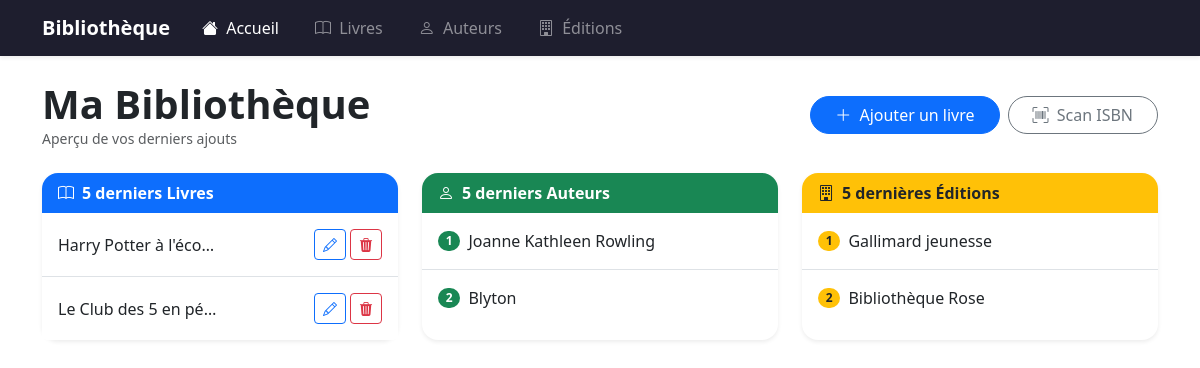
The app's page /, older data.
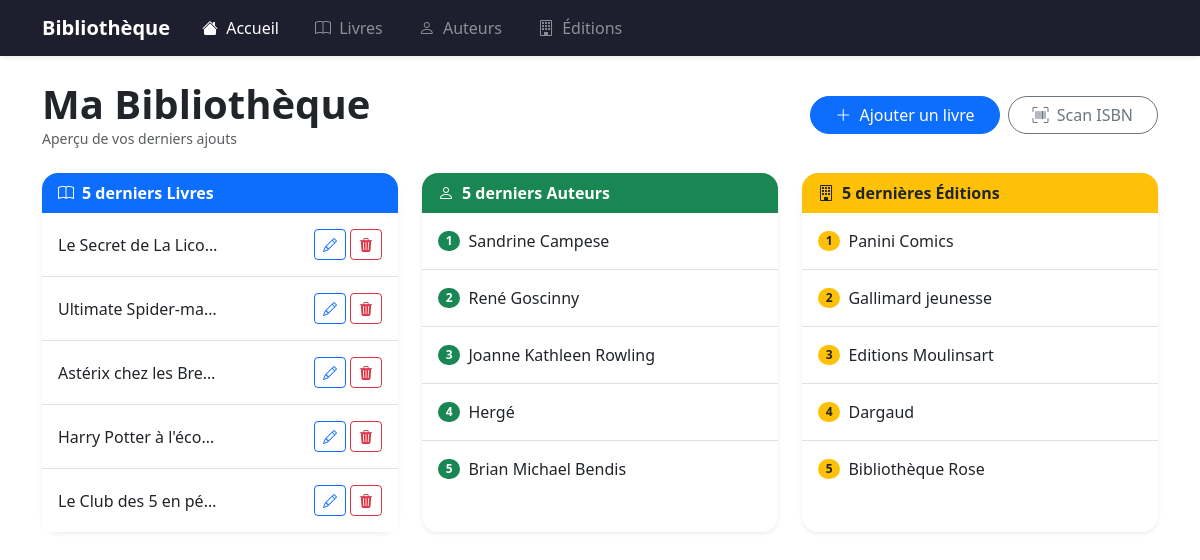
The same page, newer data.
### bibliotheque/models.py (models this page shows, shortened)
class Livre(models.Model):
    titre = models.CharField(max_length=250)
    description = models.TextField()
    date_parution = models.PositiveIntegerField("Date de Parution")
    isbn = models.CharField(max_length=20)
    auteur = models.ManyToManyField(Auteur)
    categorie = models.ForeignKey(Categorie, on_delete=models.CASCADE)
    edition = models.ForeignKey(Edition, on_delete=models.CASCADE)
    def __str__(self):
        return self.titre

class Auteur(models.Model):
    nom = models.CharField(max_length=255)
    def __str__(self):
        return self.nom

class Edition(models.Model):
    libelle = models.CharField(max_length=200)
    def __str__(self):
        return self.libelle

### bibliotheque/views.py (the view)
# urls.py: path("", views.IndexViews.as_view(), name="index"),
class IndexViews(generic.ListView):
    context_object_name = "livres"
    model = Livre
    def get_queryset(self):
        return Livre.objects.order_by("-id")[:5]
    def get_context_data(self, **kwargs):
        context = super().get_context_data(**kwargs)
        context["auteur"] = Auteur.objects.all().order_by("-nom")[:5]
        context["edition"] = Edition.objects.all().order_by("-libelle")[:5]
        return context

### bibliotheque/templates/bibliotheque/livre_list.html
{% extends 'bibliotheque/base.html' %}
{% block content %}
<div class="d-flex justify-content-between align-items-center mb-4">
  <div>
    <h1 class="fw-bold mb-0">Ma Bibliothèque</h1>
    <p class="text-muted small mb-0">Aperçu de vos derniers ajouts</p>
  </div>
  <div class="d-flex gap-2">
    <a href="{% url 'bibliotheque:ajouter' %}" class="btn btn-primary rounded-pill px-4">
      <i class="bi bi-plus-lg me-1"></i> Ajouter un livre
    </a>
    <a href="{% url 'bibliotheque:isbn' %}" class="btn btn-outline-secondary rounded-pill px-4">
      <i class="bi bi-upc-scan me-1"></i> Scan ISBN
    </a>
  </div>
</div>
<div class="row g-4">
  <div class="col-md-4">
    <div class="card h-100 shadow-sm border-0 rounded-4">
      <div class="card-header bg-primary text-white fw-semibold rounded-top-4 border-0">
        <i class="bi bi-book me-2"></i>5 derniers Livres
      </div>
      <ul class="list-group list-group-flush">
        {% for livre in livres %}
        <li class="list-group-item d-flex justify-content-between align-items-center py-3">
          <a href="{% url 'bibliotheque:details' livre.id %}"
             class="text-decoration-none text-dark fw-medium text-truncate me-2"
             style="max-width: 160px;">
            {{ livre }}
          </a>
          <div class="d-flex gap-1 flex-shrink-0">
            <a href="{% url 'bibliotheque:modifier' livre.id %}" class="btn btn-sm btn-outline-primary">
              <i class="bi bi-pencil"></i>
            </a>
            <a href="{% url 'bibliotheque:delete' livre.id %}" class="btn btn-sm btn-outline-danger">
              <i class="bi bi-trash3-fill"></i>
            </a>
          </div>
        </li>
        {% endfor %}
      </ul>
    </div>
  </div>
  <div class="col-md-4">
    <div class="card h-100 shadow-sm border-0 rounded-4">
      <div class="card-header bg-success text-white fw-semibold rounded-top-4 border-0">
        <i class="bi bi-person me-2"></i>5 derniers Auteurs
      </div>
      <ul class="list-group list-group-flush">
        {% for auteurs in auteur %}
        <li class="list-group-item d-flex align-items-center gap-2 py-3">
          <span class="badge bg-success rounded-pill">{{ forloop.counter }}</span>
          {{ auteurs }}
        </li>
        {% endfor %}
      </ul>
    </div>
  </div>
  <div class="col-md-4">
    <div class="card h-100 shadow-sm border-0 rounded-4">
      <div class="card-header bg-warning fw-semibold rounded-top-4 border-0">
        <i class="bi bi-building me-2"></i>5 dernières Éditions
      </div>
      <ul class="list-group list-group-flush">
        {% for editions in edition %}
        <li class="list-group-item d-flex align-items-center gap-2 py-3">
          <span class="badge bg-warning text-dark rounded-pill">{{ forloop.counter }}</span>
          {{ editions }}
        </li>
        {% endfor %}
      </ul>
    </div>
  </div>
</div>
{% endblock %}

Row changes from the older to the newer data that the page shows:
no longer on this page (row unchanged): Auteur: nom "Blyton"
added Livre: titre "Le Secret de La Lico…"
added Livre: titre "Ultimate Spider-ma…"
added Livre: titre "Astérix chez les Bre…"
added Auteur: nom "Sandrine Campese"
added Auteur: nom "René Goscinny"
added Auteur: nom "Hergé"
added Auteur: nom "Brian Michael Bendis"
added Edition: libelle "Panini Comics"
added Edition: libelle "Editions Moulinsart"
added Edition: libelle "Dargaud"
